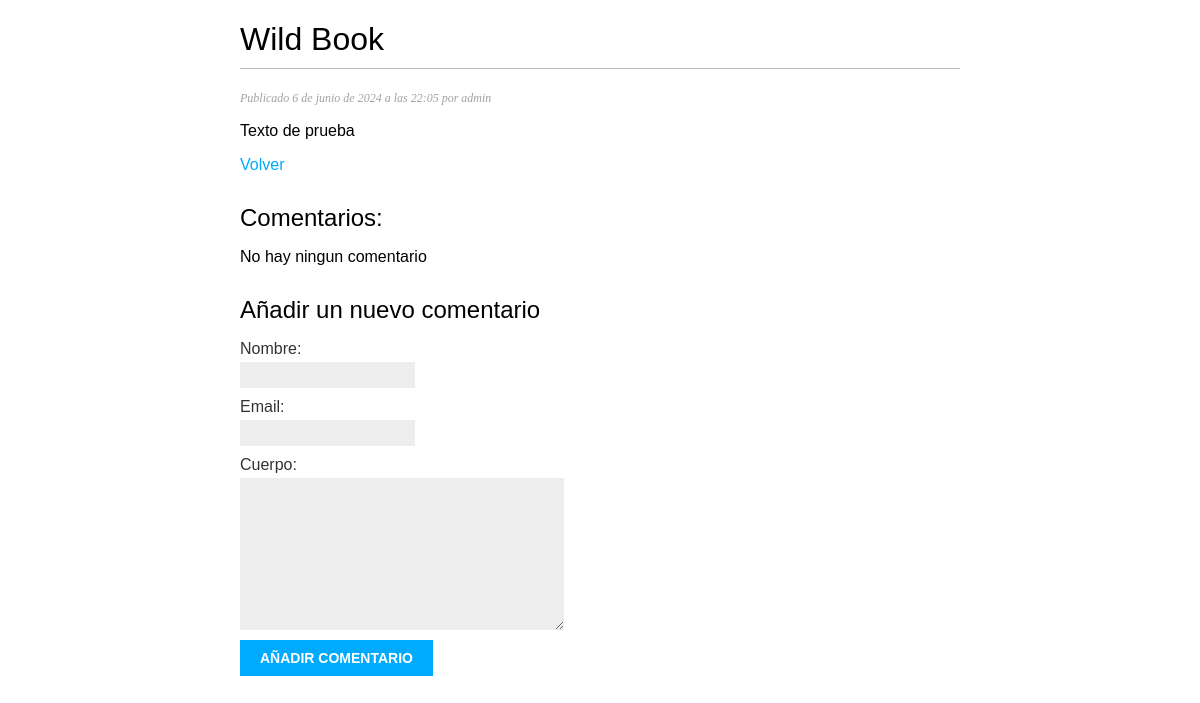
The page /blog/2024/6/6/wild-book/ on the database as committed earlier.
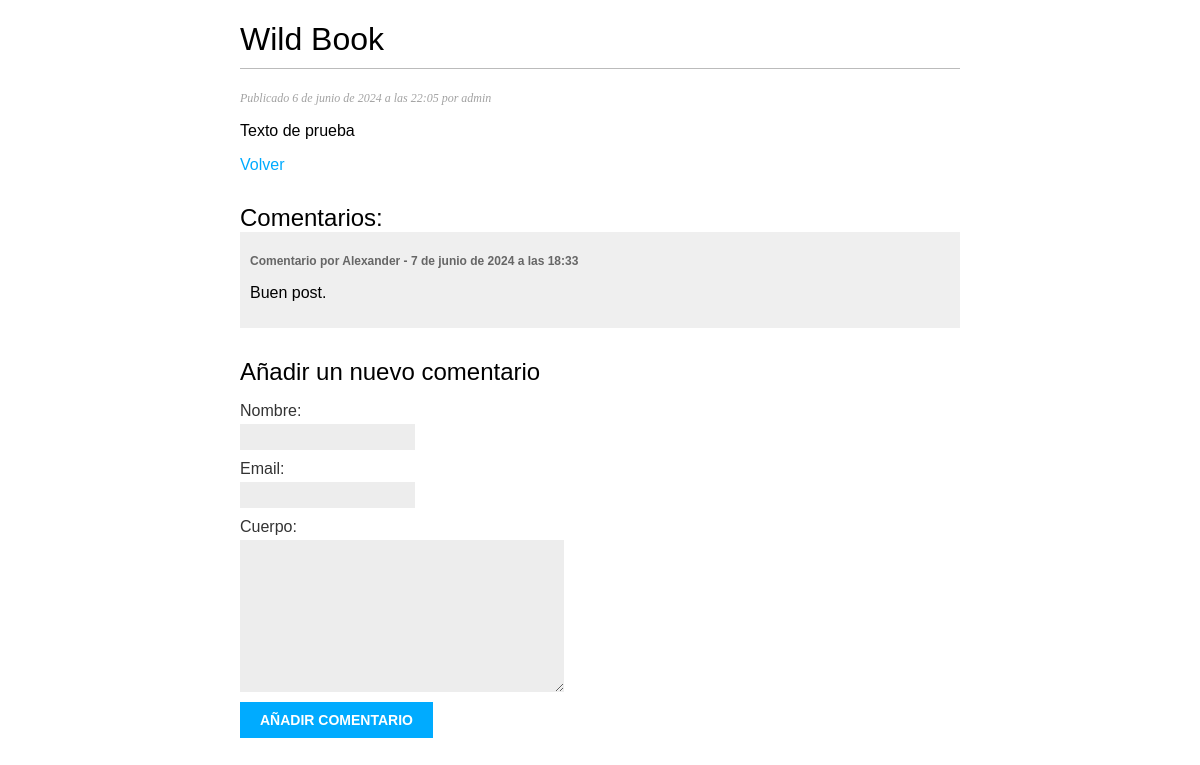
The same page on the database as committed later.
### blog/models.py (models this page shows, shortened)
class Comentario(models.Model):
    post = models.ForeignKey(Post,
                             on_delete=models.CASCADE,
                             related_name='comentarios') # Relación inversa para acceder a los comentarios de un post.
    nombre = models.CharField(max_length=80)
    email = models.EmailField()
    cuerpo = models.TextField()
    fecha_creado = models.DateTimeField(auto_now_add=True)
    activo = models.BooleanField(default=True)

### blog/views.py (the view)
# urls.py: path('<int:year>/<int:month>/<int:day>/<slug:post>/',views.post_detalle,name='post_detalle'),
def post_detalle(request, year, month, day, post):
    post = get_object_or_404(Post,
                            estado=Post.Estado.PUBLICADO,
                            slug=post,
                            fecha_publicado__year=year,
                            fecha_publicado__month=month,
                            fecha_publicado__day=day)
    comentarios = post.comentarios.filter(activo=True)
    form = ComentarioForm()
    return render(request,
                  'blog/post/detalle.html',
                  {'post': post,
                   'comentarios': comentarios,
                   'form': form})

### blog/forms.py
class ComentarioForm(forms.ModelForm):
    class Meta:
        model = Comentario
        fields = ['nombre', 'email', 'cuerpo'] # Campos que se mostrarán en el formulario

### blog/templates/blog/post/detalle.html (shortened to what this page needs)
{% extends "base.html" %}
{% block content %}
    <h1>{{ post.titulo }}</h1>
    <p class="date">
        Publicado {{ post.fecha_publicado }} por {{ post.autor }}
    </p>
    {{ post.cuerpo | linebreaks }}
    <p><a href="{% url 'blog:post_lista' %}">Volver</a></p>
    <h2>Comentarios: </h2>
    {% for comentario in comentarios %}
        <div class="comment">
            <p class="info">
                Comentario por {{ comentario.nombre }} - {{ comentario.fecha_creado }}
            </p>
            {{ comentario.cuerpo|linebreaks }}
        </div>
    {% empty %}
        <p>No hay ningun comentario</p>
    {% endfor %}
    <h2>Añadir un nuevo comentario</h2>
    <form action="{% url 'blog:post_comentar' post.id %}" method="post">
        {{ form.as_p }}
        <p><input type="submit" value="Añadir comentario"></p>
    </form>
{% endblock %}

Rows that differ between the two databases and show on the page:
added Comentario: nombre "Alexander", fecha_creado "7 de junio de 2024 a las 18:33", cuerpo "Buen post."
Other text that changed with them:
text no longer shown: "No hay ningun comentario"
